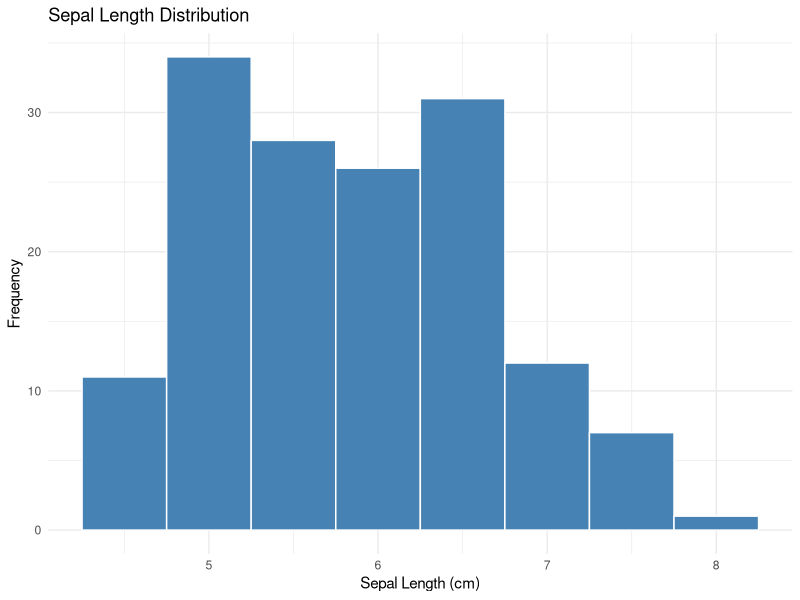
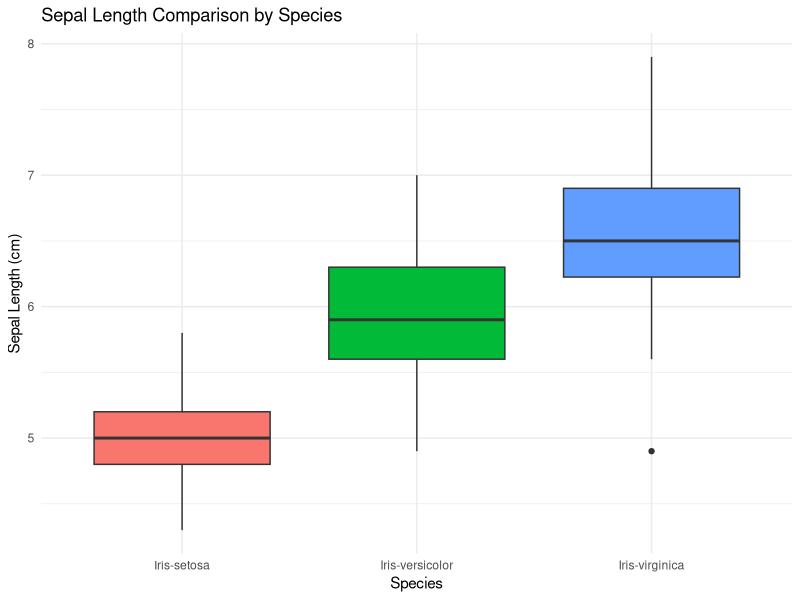

Source code (R) for these figures, in order:
## ---- chunk 1
# Create an object named 'x' containing the number 5
x <- 5

# Create an object named 'name' containing text
name <- "BISB211203"

# Create an object named 'numbers' containing a sequence
numbers <- c(1, 2, 3, 4, 5)

# View the contents of objects
x
name
numbers
## ---- chunk 2
# Numeric (numbers)
length <- c(12.5, 13.2, 11.8, 14.0)
class(length)  # "numeric"

# Character (text)
species <- c("setosa", "versicolor", "virginica")
class(species)  # "character"

# Factor (categories)
# Important for categorical data in statistics
group <- factor(c("A", "B", "A", "C", "B"))
class(group)  # "factor"

# Logical (TRUE/FALSE)
result <- c(TRUE, FALSE, TRUE)
class(result)  # "logical"
## ---- chunk 3
# Read a TSV file
iris_data <- read.delim("assets/data/iris_dataset.tsv")
## ---- chunk 4
# View the first 6 rows
head(iris_data)

# View the complete data structure
str(iris_data)

# View statistical summary
summary(iris_data)
## ---- chunk 5
# Extract a specific column using $
iris_data$`sepal.length`

# Extract specific rows using [ ]
iris_data[1:5, ]  # First 5 rows, all columns

# Extract specific rows and columns
iris_data[1:5, 1:3]  # First 5 rows, first 3 columns

# Filter with dplyr
library(dplyr)
iris_setosa <- filter(iris_data, `class` == "Iris-setosa")
head(iris_setosa)
## ---- chunk 6
library(ggplot2)
## ---- chunk 7
ggplot(iris_data, aes(x = `sepal.length`)) +
  geom_histogram(binwidth = 0.5, fill = "steelblue", color = "white") +
  labs(title = "Sepal Length Distribution",
        x = "Sepal Length (cm)",
        y = "Frequency") +
  theme_minimal()
## ---- chunk 8
ggplot(iris_data, aes(x = `class`, y = `sepal.length`, fill = `class`)) +
  geom_boxplot() +
  labs(title = "Sepal Length Comparison by Species",
        x = "Species",
        y = "Sepal Length (cm)") +
  theme_minimal() +
  theme(legend.position = "none")
